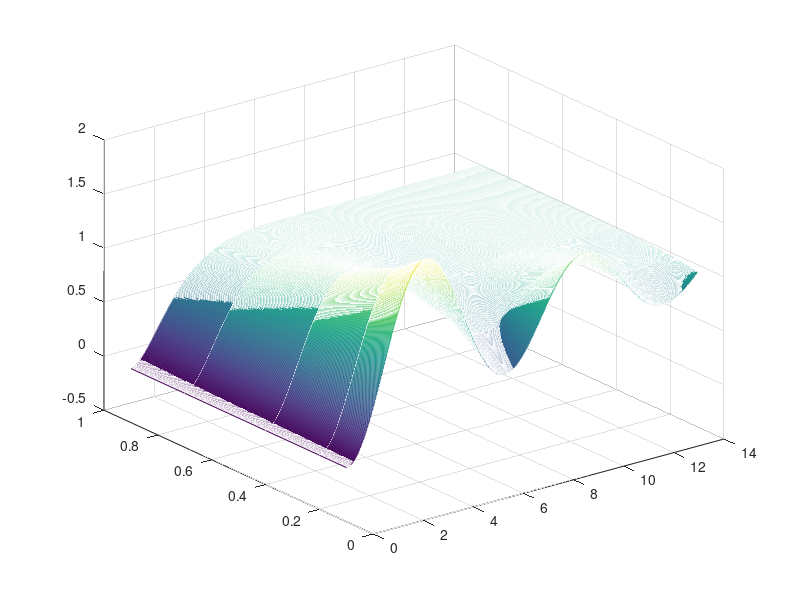

Recreate this plot in MATLAB. (Note: this script raises an error after producing the figure.)
% Plots for a second-order control system in the same figure
clear; % Clears the workspace
clc; % Clears the command window

% X-axis range vector
x = 0:0.01:14;

% Different values for the damping factor, zeta, as a vector
zeta = [0.1 0.2 0.4 0.7 0.9];

% Creating matrices X and zeta from vectors x and zeta
[X, Zeta] = meshgrid(x, zeta);

% Testing the function for different values of zeta using X and Zeta
yFunc = 1 - ( 1 ./ sqrt(1 - Zeta .^ 2)) .* exp(-Zeta .* X) .* sin(sqrt(1 - Zeta .^ 2) .* X + acos(Zeta));

% Creates the plot
mesh(X, Zeta, yFunc);
colormap('parula');
xlabel('x in radians');
ylabel('damping ratio ζ');
zlabel('y(t)');
title('y = 1 - (1 / √(1 - ζ²))e^{-ζx}sin(√(1 - ζ²)x + cos⁻¹(ζ))');
grid on;